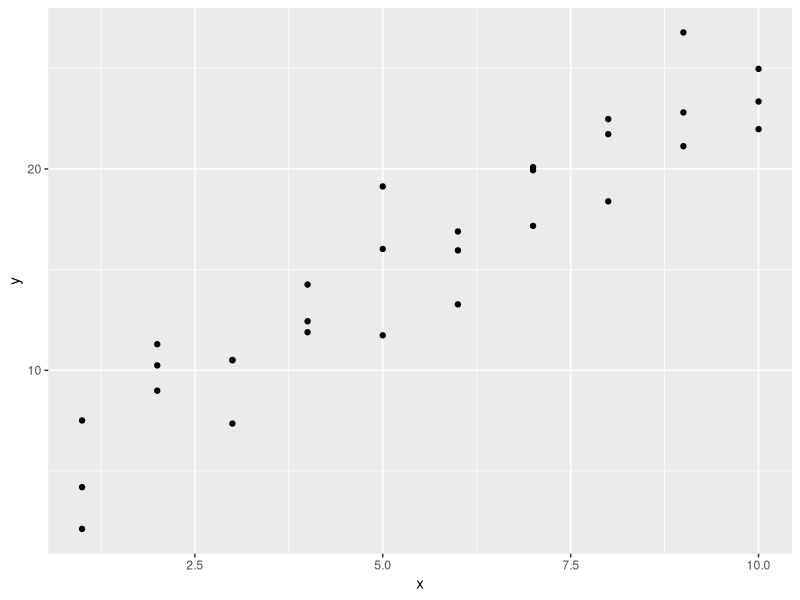
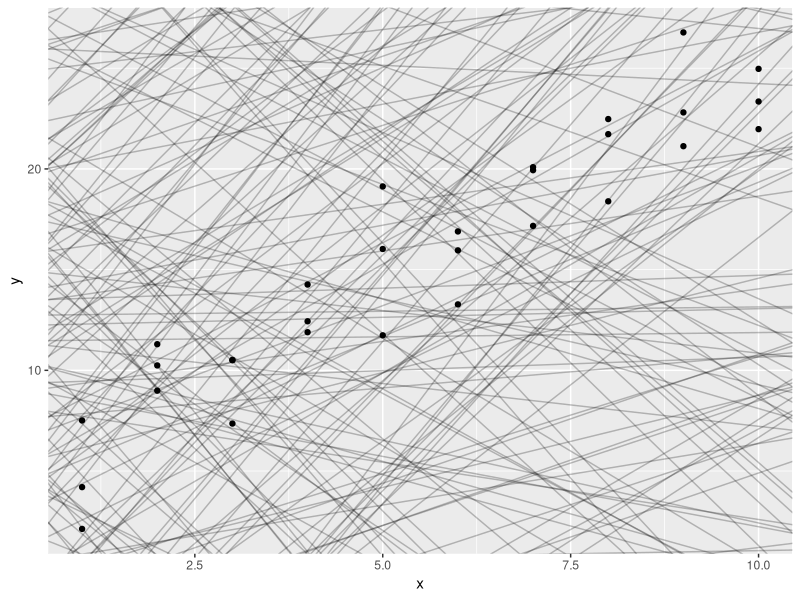
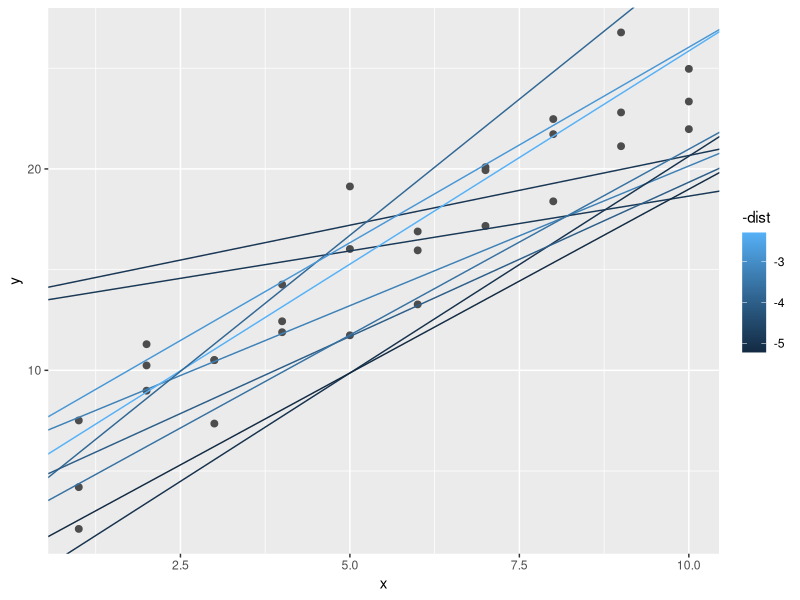
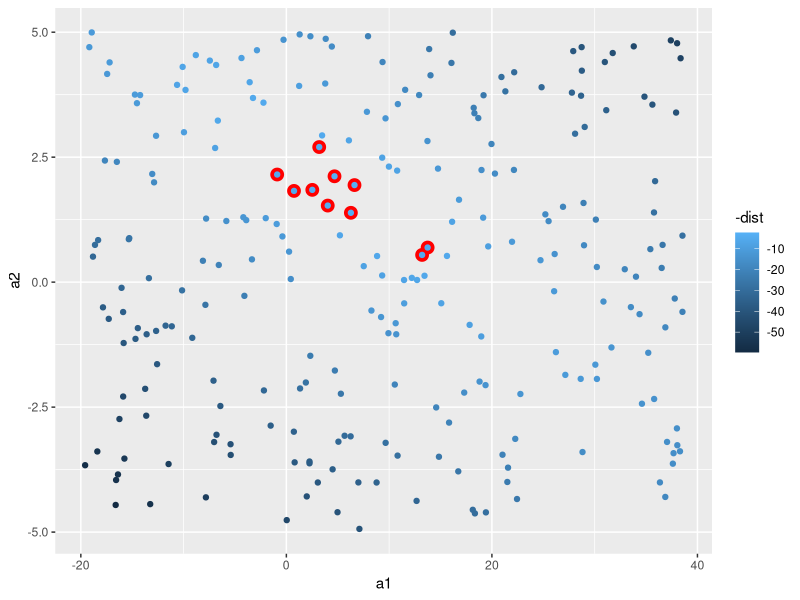
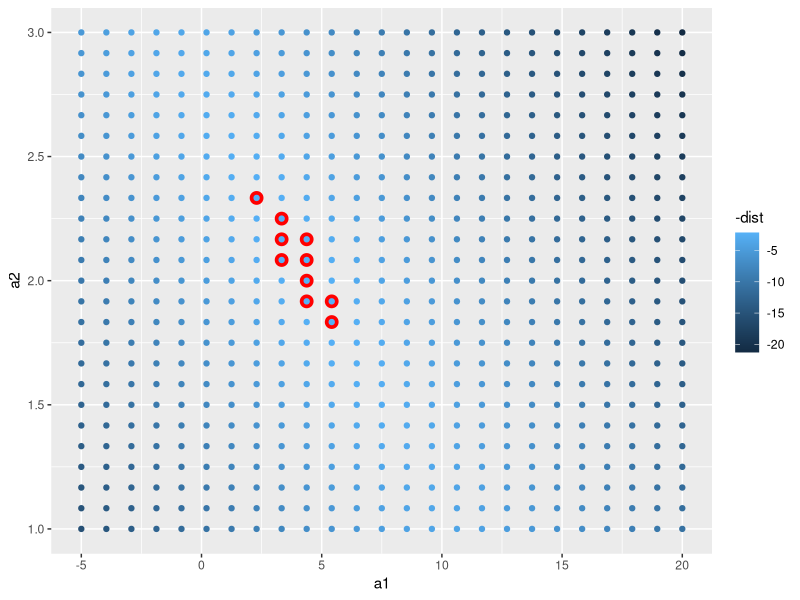
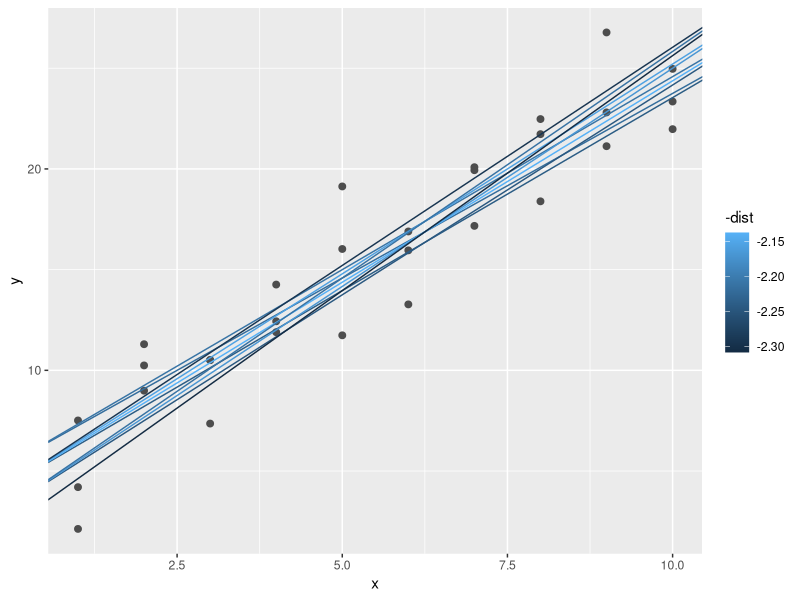
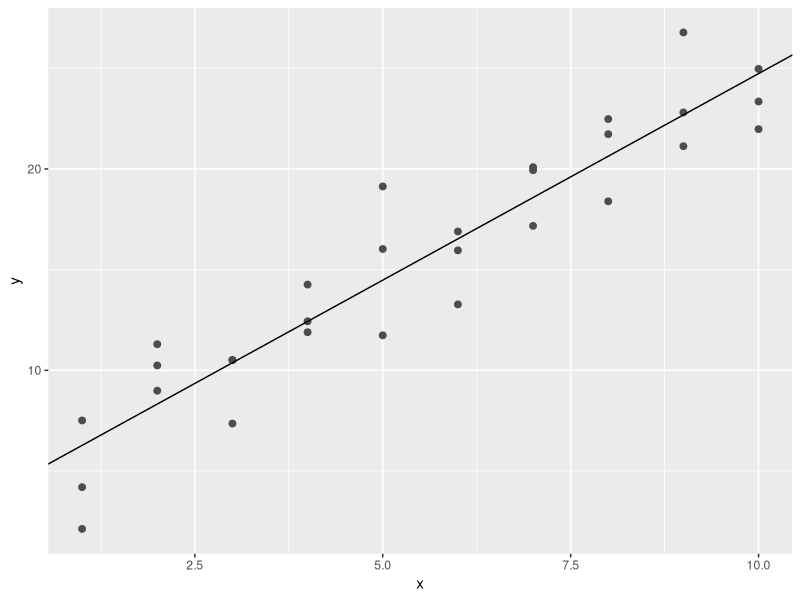
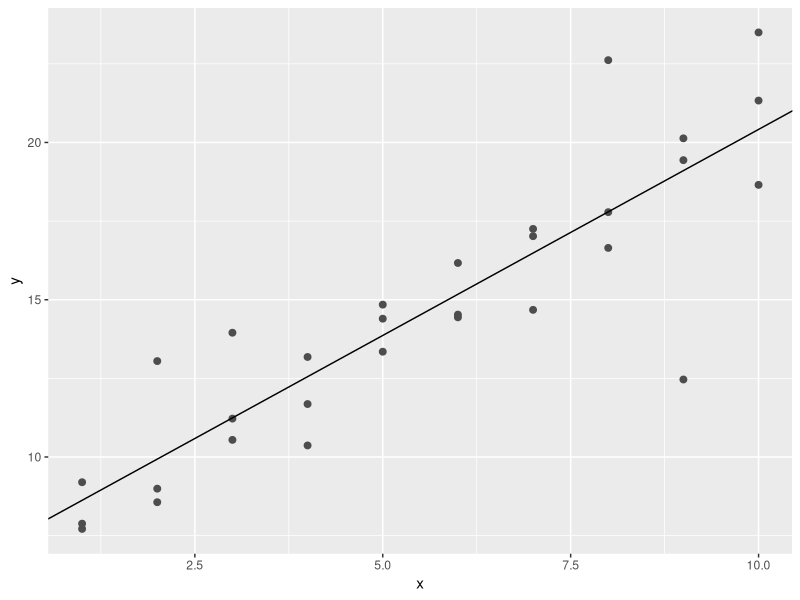

Generate these figures, in order, with R:
library(tidyverse)
library(modelr)
options(na.action = na.warn)

# Models provide summaries of data sets. In this book we'll split data into patterns and residuals
# This chapter will use only simulated data, to get a sense of how models themselves work

# There are two parts to a model:
# Define the family, that express a precise but generic pattern. Such as a straight line: y = mx + c
# Generate the fitted model, by selecting the parameters that best fit your data, e.g. y = 2x + 3

# Having a fitted model just means it's the one from that family that most closely links to your data,
# not that it's the best model, or 'true'

# "All models are wrong, but some are useful" - George Box

# sim1 is included in modelr
ggplot(sim1, aes(x, y)) +
  geom_point()
# This looks like a pretty linear relationship

# Lets generate a few straight lines and overlay them
# models contains 250 pairs of parameters
models <- tibble(
  a1 = runif(250, -20, 40),
  a2 = runif(250, -5, 5)
)

ggplot(sim1, aes(x, y)) + 
  geom_abline(aes(intercept = a1, slope = a2), data = models, alpha = 1/4) +
  geom_point() 
# So, a lot of them are terrible...

# We need to find the line that minimizes the distance between the line and the points
# To find this, we turn the model into a function, that takes two parameters and the x position of each point as inputs
# This spits out a y position based on the model parameters
model1 <- function(a, data) {
  a[1] + data$x * a[2]
}
# We can give it the parameters c = 7 and m = 1.5
model1(c(7, 1.5), sim1)

# Now we need to calculate the overall distance these points are from the real points
# We're going to use the root-mean-squared deviation
measure_distance <- function(mod, data) {
  diff <- data$y - model1(mod, data)
  sqrt(mean(diff ^ 2))
}
measure_distance(c(7, 1.5), sim1)

# We can use purrr to compute this distance for all the models we tried above
# We need to make this little helper function because our distance function expects the parameters
# to come in a vector of 2, rather than as seperate inputs
sim1_dist <- function(a1, a2) {
  measure_distance(c(a1, a2), sim1)
}

models <- models %>% 
  mutate(dist = purrr::map2_dbl(a1, a2, sim1_dist))
models

# Lets overlay the best 10, with their distance being shown by their colour
ggplot(sim1, aes(x, y)) + 
  geom_point(size = 2, colour = "grey30") + 
  geom_abline(
    aes(intercept = a1, slope = a2, colour = -dist), 
    data = filter(models, rank(dist) <= 10)
  )

# We can also think of the models as observations and show a scatter plot in parameter space
ggplot(models, aes(a1, a2)) +
  geom_point(data = filter(models, rank(dist) <= 10), size = 4, colour = "red") +
  geom_point(aes(colour = -dist))
# This can't directly compare to the data, but the distance can be seen in the colour
# The best 10 are highlighted in red

# But that was done with 250 random lines. We can be more systematic about it.
# Here we create a df from all combinations of 2 variables
# We chose only the space that above looked like it contained the best models
grid <- expand.grid(
  a1 = seq(-5, 20, length = 25),
  a2 = seq(1, 3, length = 25)
) %>% 
  mutate(dist = purrr::map2_dbl(a1, a2, sim1_dist))

# And we can do the same as we did before
grid %>% 
  ggplot(aes(a1, a2)) +
  geom_point(data = filter(grid, rank(dist) <= 10), size = 4, colour = "red") +
  geom_point(aes(colour = -dist)) 

# And the new best 10 look a lot better on the data
ggplot(sim1, aes(x, y)) + 
  geom_point(size = 2, colour = "grey30") + 
  geom_abline(
    aes(intercept = a1, slope = a2, colour = -dist), 
    data = filter(grid, rank(dist) <= 10)
  )

# You could just repeat this more and more precisely until you get the best fit
# But the Newton-Raphson search is a minimization technique that does it for you
# In R, it's done using optim(), which will work for any family of models
best <- optim(c(0, 0), measure_distance, data = sim1)
best$par

ggplot(sim1, aes(x, y)) + 
  geom_point(size = 2, colour = "grey30") + 
  geom_abline(intercept = best$par[1], slope = best$par[2])

# For linear models, you can use lm(), that are more mathematically precise, and faster
sim1_mod <- lm(y ~ x, data = sim1)
coef(sim1_mod)


#### Questions ####
# 1. One downside of the linear model is that it is sensitive to unusual values because the distance incorporates 
#   a squared term. Fit a linear model to the simulated data below, and visualise the results. Rerun a few times 
#   to generate different simulated datasets. What do you notice about the model?
sim1a <- tibble(
  x = rep(1:10, each = 3),
  y = x * 1.5 + 6 + rt(length(x), df = 2)
)

sim1a_mod <- lm(y ~ x, data = sim1a)

ggplot(sim1a, aes(x, y)) + 
  geom_point(size = 2, colour = "grey30") + 
  geom_abline(intercept = sim1a_mod$coefficients[1], slope = sim1a_mod$coefficients[2])
# Outliers can have an outsized effect on both the slope and intercept of the line

# 2. One way to make linear models more robust is to use a different distance measure. 
#   For example, instead of root-mean-squared distance, you could use mean-absolute distance.
#   Use optim() to fit this model to the simulated data above and compare it to the linear model
measure_distance <- function(mod, data) {
  diff <- data$y - model1(mod, data)
  mean(abs(diff))
}

best <- optim(c(0, 0), measure_distance, data = sim1a)

ggplot(sim1a, aes(x, y)) + 
  geom_point(size = 2, colour = "grey30") + 
  geom_abline(intercept = sim1a_mod$coefficients[1], slope = sim1a_mod$coefficients[2], colour = "red") +
  geom_abline(intercept = best$par[1], slope = best$par[2], colour = "blue")
# The second method is less influenced by outliers
# The solutions workbook suggests using rlm() and lqs() in the MASS package to fit robust linear models over using optim()

# 3. One challenge with performing numerical optimisation is that it's only guaranteed to find one local optimum. 
#   What's the problem with optimising a three parameter model like this?
model1 <- function(a, data) {
  a[1] + data$x * a[2] + a[3]
}
# The issue is that a[1] and a[3] can combine in an infinite number of ways to form a constant
# so depending on where your starting point is you'll get different parameters

